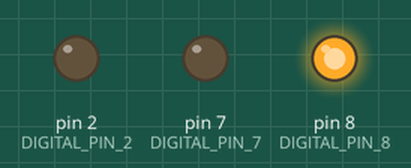
This sketch was run on a simulated Arduino Uno, built with avr-gcc and run on an emulated ATmega328P. On the bench: output pins drawn as LEDs (lit = HIGH).

Above: at 2.0 s.
At 6.0 s:
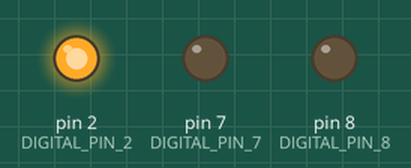
At 10.0 s:
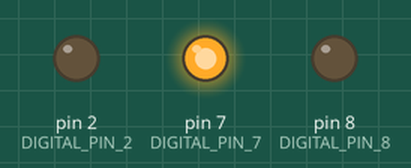
Timing chart, 0 to 15.6 s (numbered marks = the images above):
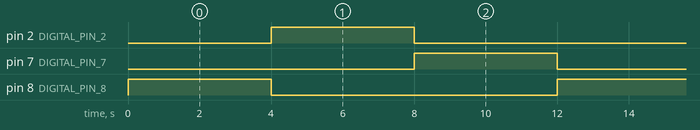

Measured:
- by itself, pin 2 (DIGITAL_PIN_2), pin 7 (DIGITAL_PIN_7), pin 8 (DIGITAL_PIN_8): alternates HIGH for 4.0 s and LOW for 8.0 s
- by itself, everything shown: repeats every 12.0 s, in 4 steps

The sketch:

sketch_sep9a.ino
```cpp
int DELAY_TIME = 4000;
int DIGITAL_PIN_8 = 8;
int DIGITAL_PIN_2 = 2;
int DIGITAL_PIN_7 = 7;

void setup() {
  // put your setup code here, to run once:

pinMode(DIGITAL_PIN_8,OUTPUT);
pinMode(DIGITAL_PIN_2,OUTPUT);
pinMode(DIGITAL_PIN_7,OUTPUT);

}

void loop() {
  // put your main code here, to run repeatedly:
//Greeen
digitalWrite(DIGITAL_PIN_8,HIGH);  //Turn to 5V
delay(DELAY_TIME);
digitalWrite(DIGITAL_PIN_8 ,LOW);  //Turn it to 0V or OFF
//High means 5V

//Yellow
digitalWrite(DIGITAL_PIN_2,HIGH);  //Turn to 5V
delay(DELAY_TIME);
digitalWrite(DIGITAL_PIN_2,LOW);  //Turn it to 0V or OFF
//High means 5V

//Red
digitalWrite(DIGITAL_PIN_7,HIGH);  //Turn to 5V
delay(DELAY_TIME);
digitalWrite(DIGITAL_PIN_7,LOW);  //Turn it to 0V or OFF
//High means 5V
}
```
